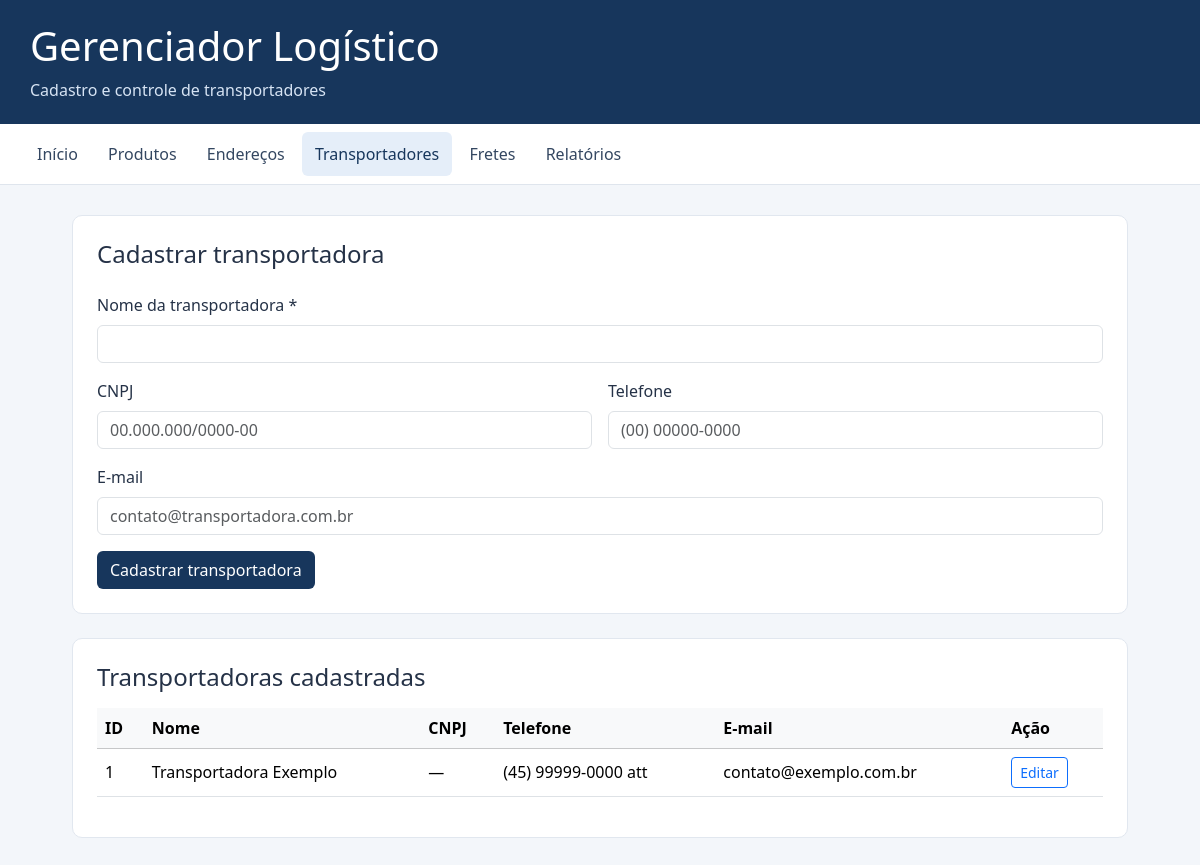
Page /transportadores.php on the earlier database version.
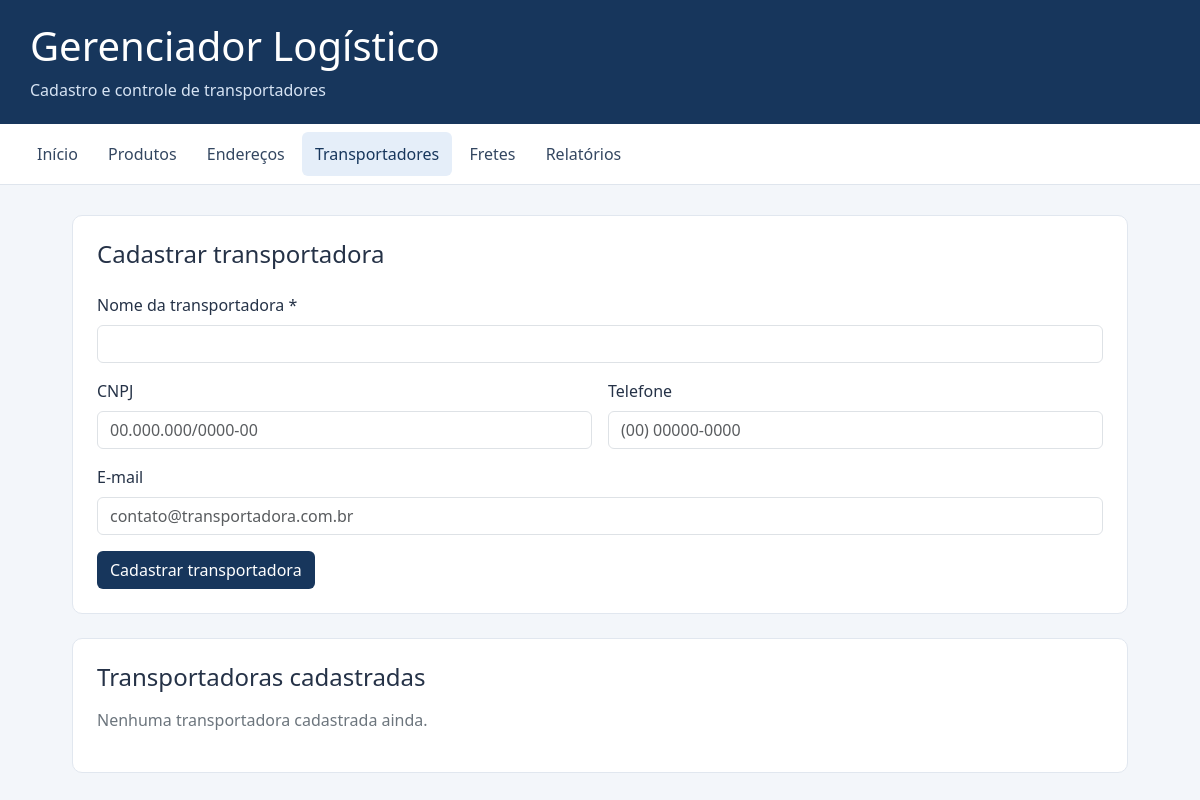
Same page on the later database version.
### tables this page shows
CREATE TABLE IF NOT EXISTS transportadores (
    id INT NOT NULL AUTO_INCREMENT,
    nome VARCHAR(150) NOT NULL,
    cnpj VARCHAR(18) DEFAULT NULL,
    telefone VARCHAR(20) DEFAULT NULL,
    email VARCHAR(150) DEFAULT NULL,
    criado_em TIMESTAMP NULL DEFAULT CURRENT_TIMESTAMP,
    PRIMARY KEY (id)
);

### transportadores.php (the view, shortened to what this page needs)
<?php
require_once "conexao.php";
$transportadorEdicao = null;
function escaparTransportador($valor) {
    return htmlspecialchars((string)($valor ?? ""), ENT_QUOTES, "UTF-8");
}
$transportadores = $conexao->query(
    "SELECT * FROM transportadores ORDER BY id DESC"
)->fetchAll(PDO::FETCH_ASSOC);
?>
<!DOCTYPE html>
<html lang="pt-BR">
<head>
    <link href="https://cdn.jsdelivr.net/npm/bootstrap@5.3.3/dist/css/bootstrap.min.css" rel="stylesheet">
</head>
<body>
<header>
    <h1>Gerenciador Logístico</h1>
    <p>Cadastro e controle de transportadores</p>
</header>
<nav class="px-4 py-2">
    <a href="index.php">Início</a>
    <a href="produtos.php">Produtos</a>
    <a href="enderecos.php">Endereços</a>
    <a href="transportadores.php" class="ativo">Transportadores</a>
    <a href="fretes.php">Fretes</a>
    <a href="relatorios.php">Relatórios</a>
</nav>
<main>
    <section class="painel">
        <h2 class="h4 mb-4">
            <?= $transportadorEdicao ? "Editar transportadora" : "Cadastrar transportadora" ?>
        </h2>
        <form method="POST" action="transportadores.php">
            <div class="row g-3">
                <div class="col-12">
                    <label for="nome" class="form-label">Nome da transportadora *</label>
                    <input class="form-control" type="text" id="nome" name="nome"
                           maxlength="150" required
                           value="<?= escaparTransportador($transportadorEdicao["nome"] ?? "") ?>">
                </div>
                <div class="col-md-6">
                    <label for="cnpj" class="form-label">CNPJ</label>
                    <input class="form-control" type="text" id="cnpj" name="cnpj"
                           maxlength="18" placeholder="00.000.000/0000-00"
                           value="<?= escaparTransportador($transportadorEdicao["cnpj"] ?? "") ?>">
                </div>
                <div class="col-md-6">
                    <label for="telefone" class="form-label">Telefone</label>
                    <input class="form-control" type="tel" id="telefone" name="telefone"
                           maxlength="20" placeholder="(00) 00000-0000"
                           value="<?= escaparTransportador($transportadorEdicao["telefone"] ?? "") ?>">
                </div>
                <div class="col-12">
                    <label for="email" class="form-label">E-mail</label>
                    <input class="form-control" type="email" id="email" name="email"
                           maxlength="150" placeholder="contato@transportadora.com.br"
                           value="<?= escaparTransportador($transportadorEdicao["email"] ?? "") ?>">
                </div>
                <div class="col-12">
                    <button class="btn btn-principal" type="submit">
                        <?= $transportadorEdicao ? "Salvar alterações" : "Cadastrar transportadora" ?>
                    </button>
                </div>
            </div>
        </form>
    </section>
    <section class="painel">
        <h2 class="h4 mb-3">Transportadoras cadastradas</h2>
        <?php if (count($transportadores) === 0): ?>
            <p class="text-secondary">Nenhuma transportadora cadastrada ainda.</p>
        <?php else: ?>
            <div class="table-responsive">
                <table class="table table-hover align-middle">
                    <thead class="table-light">
                        <tr>
                            <th>ID</th>
                            <th>Nome</th>
                            <th>CNPJ</th>
                            <th>Telefone</th>
                            <th>E-mail</th>
                            <th>Ação</th>
                        </tr>
                    </thead>
                    <tbody>
                        <?php foreach ($transportadores as $transportador): ?>
                            <tr>
                                <td><?= (int)$transportador["id"] ?></td>
                                <td><?= escaparTransportador($transportador["nome"]) ?></td>
                                <td><?= escaparTransportador($transportador["cnpj"] ?: "—") ?></td>
                                <td><?= escaparTransportador($transportador["telefone"] ?: "—") ?></td>
                                <td><?= escaparTransportador($transportador["email"] ?: "—") ?></td>
                                <td>
                                    <a class="btn btn-sm btn-outline-primary"
                                       href="transportadores.php?editar=<?= (int)$transportador["id"] ?>">
                                        Editar
                                    </a>
                                </td>
                            </tr>
                        <?php endforeach; ?>
                    </tbody>
                </table>
            </div>
        <?php endif; ?>
    </section>
</main>
</body>
</html>

Differences in the rows shown:
removed transportadores: id "1", nome "Transportadora Exemplo", cnpj "—", telefone "(45) 99999-0000 att", email "contato@exemplo.com.br"
Other differences:
text no longer shown: "ID Nome CNPJ Telefone E-mail Ação"
text now shown: "Nenhuma transportadora cadastrada ainda."
